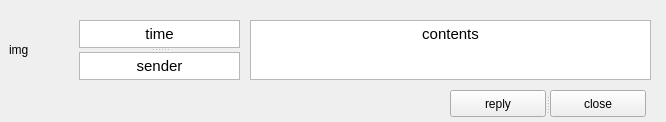
<?xml version="1.0" encoding="UTF-8"?>
<ui version="4.0">
 <class>Form</class>
 <widget class="QWidget" name="Form">
  <property name="geometry">
   <rect>
    <x>0</x>
    <y>0</y>
    <width>666</width>
    <height>122</height>
   </rect>
  </property>
  <property name="sizePolicy">
   <sizepolicy hsizetype="Ignored" vsizetype="Ignored">
    <horstretch>0</horstretch>
    <verstretch>0</verstretch>
   </sizepolicy>
  </property>
  <property name="windowTitle">
   <string>Form</string>
  </property>
  <widget class="QWidget" name="widget" native="true">
   <property name="geometry">
    <rect>
     <x>0</x>
     <y>10</y>
     <width>661</width>
     <height>191</height>
    </rect>
   </property>
   <widget class="QTextBrowser" name="contents">
    <property name="geometry">
     <rect>
      <x>250</x>
      <y>10</y>
      <width>401</width>
      <height>60</height>
     </rect>
    </property>
    <property name="sizePolicy">
     <sizepolicy hsizetype="Fixed" vsizetype="Fixed">
      <horstretch>0</horstretch>
      <verstretch>0</verstretch>
     </sizepolicy>
    </property>
    <property name="html">
     <string>&lt;!DOCTYPE HTML PUBLIC &quot;-//W3C//DTD HTML 4.0//EN&quot; &quot;http://www.w3.org/TR/REC-html40/strict.dtd&quot;&gt;
&lt;html&gt;&lt;head&gt;&lt;meta name=&quot;qrichtext&quot; content=&quot;1&quot; /&gt;&lt;style type=&quot;text/css&quot;&gt;
p, li { white-space: pre-wrap; }
&lt;/style&gt;&lt;/head&gt;&lt;body style=&quot; font-family:'Ubuntu'; font-size:11pt; font-weight:400; font-style:normal;&quot;&gt;
&lt;p align=&quot;center&quot; style=&quot; margin-top:0px; margin-bottom:0px; margin-left:0px; margin-right:0px; -qt-block-indent:0; text-indent:0px;&quot;&gt;contents&lt;/p&gt;&lt;/body&gt;&lt;/html&gt;</string>
    </property>
   </widget>
   <widget class="QSplitter" name="splitter">
    <property name="enabled">
     <bool>true</bool>
    </property>
    <property name="geometry">
     <rect>
      <x>79</x>
      <y>10</y>
      <width>161</width>
      <height>60</height>
     </rect>
    </property>
    <property name="sizePolicy">
     <sizepolicy hsizetype="Fixed" vsizetype="Fixed">
      <horstretch>0</horstretch>
      <verstretch>0</verstretch>
     </sizepolicy>
    </property>
    <property name="orientation">
     <enum>Qt::Vertical</enum>
    </property>
    <widget class="QTextBrowser" name="time">
     <property name="sizePolicy">
      <sizepolicy hsizetype="Fixed" vsizetype="Fixed">
       <horstretch>0</horstretch>
       <verstretch>0</verstretch>
      </sizepolicy>
     </property>
     <property name="html">
      <string>&lt;!DOCTYPE HTML PUBLIC &quot;-//W3C//DTD HTML 4.0//EN&quot; &quot;http://www.w3.org/TR/REC-html40/strict.dtd&quot;&gt;
&lt;html&gt;&lt;head&gt;&lt;meta name=&quot;qrichtext&quot; content=&quot;1&quot; /&gt;&lt;style type=&quot;text/css&quot;&gt;
p, li { white-space: pre-wrap; }
&lt;/style&gt;&lt;/head&gt;&lt;body style=&quot; font-family:'Ubuntu'; font-size:11pt; font-weight:400; font-style:normal;&quot;&gt;
&lt;p align=&quot;center&quot; style=&quot; margin-top:0px; margin-bottom:0px; margin-left:0px; margin-right:0px; -qt-block-indent:0; text-indent:0px;&quot;&gt;time&lt;/p&gt;&lt;/body&gt;&lt;/html&gt;</string>
     </property>
    </widget>
    <widget class="QTextBrowser" name="sender">
     <property name="sizePolicy">
      <sizepolicy hsizetype="Fixed" vsizetype="Fixed">
       <horstretch>0</horstretch>
       <verstretch>0</verstretch>
      </sizepolicy>
     </property>
     <property name="html">
      <string>&lt;!DOCTYPE HTML PUBLIC &quot;-//W3C//DTD HTML 4.0//EN&quot; &quot;http://www.w3.org/TR/REC-html40/strict.dtd&quot;&gt;
&lt;html&gt;&lt;head&gt;&lt;meta name=&quot;qrichtext&quot; content=&quot;1&quot; /&gt;&lt;style type=&quot;text/css&quot;&gt;
p, li { white-space: pre-wrap; }
&lt;/style&gt;&lt;/head&gt;&lt;body style=&quot; font-family:'Ubuntu'; font-size:11pt; font-weight:400; font-style:normal;&quot;&gt;
&lt;p align=&quot;center&quot; style=&quot; margin-top:0px; margin-bottom:0px; margin-left:0px; margin-right:0px; -qt-block-indent:0; text-indent:0px;&quot;&gt;sender&lt;/p&gt;&lt;/body&gt;&lt;/html&gt;</string>
     </property>
    </widget>
   </widget>
   <widget class="QLabel" name="imgLabel">
    <property name="enabled">
     <bool>true</bool>
    </property>
    <property name="geometry">
     <rect>
      <x>9</x>
      <y>10</y>
      <width>81</width>
      <height>60</height>
     </rect>
    </property>
    <property name="sizePolicy">
     <sizepolicy hsizetype="Fixed" vsizetype="Fixed">
      <horstretch>0</horstretch>
      <verstretch>0</verstretch>
     </sizepolicy>
    </property>
    <property name="text">
     <string>img</string>
    </property>
   </widget>
   <widget class="QSplitter" name="splitter_2">
    <property name="geometry">
     <rect>
      <x>450</x>
      <y>80</y>
      <width>196</width>
      <height>27</height>
     </rect>
    </property>
    <property name="orientation">
     <enum>Qt::Horizontal</enum>
    </property>
    <widget class="QPushButton" name="pushButton">
     <property name="text">
      <string>reply</string>
     </property>
    </widget>
    <widget class="QPushButton" name="pushButton_2">
     <property name="text">
      <string>close</string>
     </property>
    </widget>
   </widget>
  </widget>
 </widget>
 <resources/>
 <connections/>
</ui>
